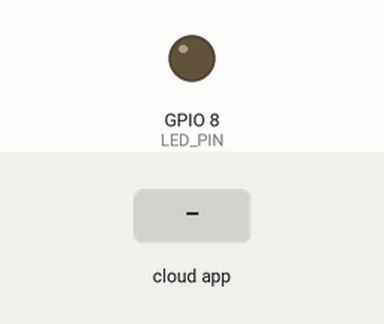
A sketch run on a simulated ESP32-S3. Parts: output pins drawn as LEDs (lit = HIGH). The test bench sets the inputs (shaded band). WiFi joins after 1.5 s; servers stay silent unless stated; what the sketch prints to the serial monitor is not drawn.

Above: at 2.7 s.
2.8 s: the phone or cloud app sets arduino_streaming to 1
At 3.8 s:
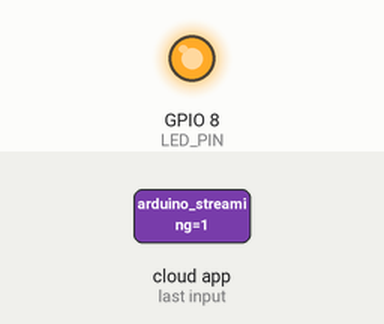
4.3 s: the phone or cloud app sets arduino_streaming to 0
At 4.9 s:
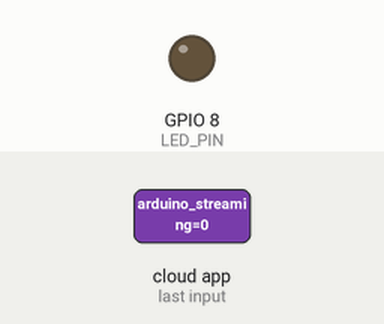
Timing chart, 0 to 7.3 s (numbered marks = the images above; inputs shaded):
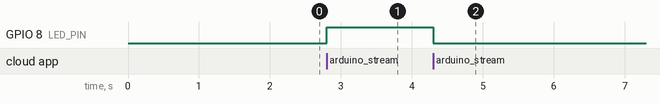

Measured:
- after the input at 2.8 s, GPIO 8 (LED_PIN): LOW → HIGH at once
- after the input at 4.3 s, GPIO 8 (LED_PIN): HIGH → LOW at once

The sketch:

esp32_fire_led.ino
```cpp
// Error compiling for board ESP32 Dev Module. mac do not subport

#include <WiFi.h>
#include <IOXhop_FirebaseESP32.h>

#define LED_PIN 8

#define FIREBASE_HOST "<Something>.firebaseio.com"
#define FIREBASE_AUTH "<Token or Secret>"
#define WIFI_SSID "<YOU WIFI NAME>"
#define WIFI_PASSWORD "<YOU WIFI PASSWORD>"

void setup() {
  pinMode(LED_PIN, OUTPUT);

  Serial.begin(115200);

  // connect to wifi.
  WiFi.begin(WIFI_SSID, WIFI_PASSWORD);
  Serial.print("connecting");
  while (WiFi.status() != WL_CONNECTED) {
    Serial.print(".");
    delay(500);
  }
  Serial.println();
  Serial.print("connected: ");
  Serial.println(WiFi.localIP());

  Firebase.begin(FIREBASE_HOST, FIREBASE_AUTH);

  Serial.println("Start stream led control");
  Firebase.stream("/arduino_streaming", [](FirebaseStream stream) {
    Serial.println("Evant: " + stream.getEvent());
    Serial.println("Path: " + stream.getPath());
    Serial.println("Data: " + stream.getDataString());
    if (stream.getEvent() == "put") {
      if (stream.getPath() == "/") {
        digitalWrite(LED_PIN, stream.getDataInt());
      }
    }
  });
}

void loop() {
  // put your main code here, to run repeatedly:

}
```
